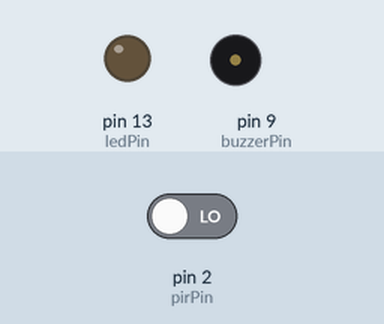
Recording of a sketch running on a simulated Arduino Uno, built with avr-gcc and run on an emulated ATmega328P. Parts: output pins drawn as LEDs (lit = HIGH), buzzer (waves = sounding). The inputs (shaded band) are chosen by the test bench; at power-on: pin 2 (pirPin) LOW.

Above: at 1.2 s.
1.3 s: pin 2 (pirPin) driven HIGH
At 1.8 s:
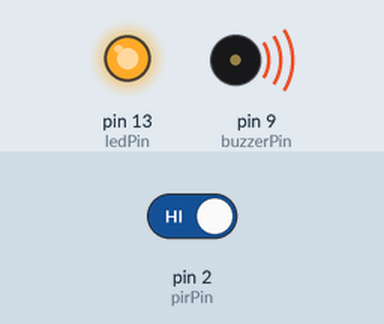
2.8 s: pin 2 (pirPin) driven LOW
At 4.2 s:
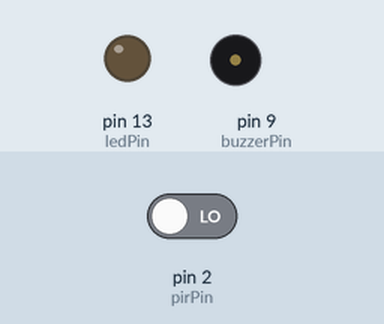
Timing chart, 0 to 5.8 s (numbered marks = the images above; inputs shaded):
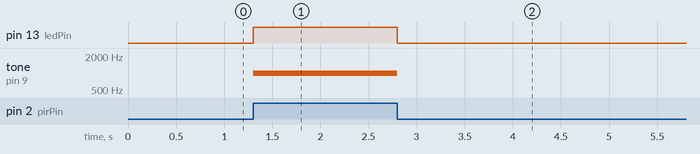

The sketch:

MotionAlertSystem.ino
```cpp
int pirPin = 2; // PIR sensor connected to digital pin 2
int ledPin = 13; // LED connected to digital pin 13
int buzzerPin = 9; // Buzzer connected to digital pin 9

void setup() {
  pinMode(pirPin, INPUT);
  pinMode(ledPin, OUTPUT);
  pinMode(buzzerPin, OUTPUT);
}

void loop() {
  int motion = digitalRead(pirPin);
  if (motion == HIGH) {
    digitalWrite(ledPin, HIGH);
    tone(buzzerPin, 1000); // Sound buzzer
    delay(500);
  } else {
    digitalWrite(ledPin, LOW);
    noTone(buzzerPin);
  }
}
```

Measured:
- after the input at 1.3 s, pin 13 (ledPin): LOW → HIGH at once; tone on pin 9 (buzzerPin): silent → 1000 Hz at once
- after the input at 2.8 s, pin 13 (ledPin): HIGH → LOW at once; tone on pin 9 (buzzerPin): 1000 Hz → silent at once
